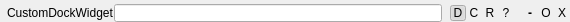
<?xml version="1.0" encoding="UTF-8"?>
<ui version="4.0">
 <class>Form</class>
 <widget class="QWidget" name="Form">
  <property name="geometry">
   <rect>
    <x>0</x>
    <y>0</y>
    <width>570</width>
    <height>22</height>
   </rect>
  </property>
  <property name="sizePolicy">
   <sizepolicy hsizetype="Preferred" vsizetype="Fixed">
    <horstretch>0</horstretch>
    <verstretch>0</verstretch>
   </sizepolicy>
  </property>
  <property name="minimumSize">
   <size>
    <width>0</width>
    <height>22</height>
   </size>
  </property>
  <property name="maximumSize">
   <size>
    <width>16777215</width>
    <height>22</height>
   </size>
  </property>
  <property name="windowTitle">
   <string>Form</string>
  </property>
  <layout class="QHBoxLayout" name="horizontalLayout">
   <property name="spacing">
    <number>0</number>
   </property>
   <property name="leftMargin">
    <number>0</number>
   </property>
   <property name="topMargin">
    <number>4</number>
   </property>
   <property name="rightMargin">
    <number>0</number>
   </property>
   <property name="bottomMargin">
    <number>0</number>
   </property>
   <item>
    <widget class="QLabel" name="icon_label"/>
   </item>
   <item>
    <widget class="QLabel" name="title_label">
     <property name="lineWidth">
      <number>0</number>
     </property>
     <property name="text">
      <string>CustomDockWidget</string>
     </property>
    </widget>
   </item>
   <item>
    <widget class="QLineEdit" name="title_edit">
     <property name="sizePolicy">
      <sizepolicy hsizetype="Expanding" vsizetype="Fixed">
       <horstretch>1</horstretch>
       <verstretch>0</verstretch>
      </sizepolicy>
     </property>
    </widget>
   </item>
   <item>
    <spacer name="horizontalSpacer_2">
     <property name="orientation">
      <enum>Qt::Horizontal</enum>
     </property>
     <property name="sizeHint" stdset="0">
      <size>
       <width>8</width>
       <height>0</height>
      </size>
     </property>
    </spacer>
   </item>
   <item>
    <widget class="QPushButton" name="dockable_button">
     <property name="minimumSize">
      <size>
       <width>16</width>
       <height>16</height>
      </size>
     </property>
     <property name="maximumSize">
      <size>
       <width>16</width>
       <height>16</height>
      </size>
     </property>
     <property name="toolTip">
      <string>Toggle Dockable</string>
     </property>
     <property name="styleSheet">
      <string notr="true">text-align: center; padding: 0px; margin: 0px</string>
     </property>
     <property name="text">
      <string>D</string>
     </property>
     <property name="iconSize">
      <size>
       <width>16</width>
       <height>16</height>
      </size>
     </property>
     <property name="checkable">
      <bool>true</bool>
     </property>
     <property name="checked">
      <bool>true</bool>
     </property>
     <property name="flat">
      <bool>true</bool>
     </property>
    </widget>
   </item>
   <item>
    <widget class="QPushButton" name="configuration_button">
     <property name="minimumSize">
      <size>
       <width>16</width>
       <height>16</height>
      </size>
     </property>
     <property name="maximumSize">
      <size>
       <width>16</width>
       <height>16</height>
      </size>
     </property>
     <property name="toolTip">
      <string>Configuration</string>
     </property>
     <property name="styleSheet">
      <string notr="true">text-align: center; padding: 0px; margin: 0px</string>
     </property>
     <property name="text">
      <string>C</string>
     </property>
     <property name="iconSize">
      <size>
       <width>16</width>
       <height>16</height>
      </size>
     </property>
     <property name="flat">
      <bool>true</bool>
     </property>
    </widget>
   </item>
   <item>
    <widget class="QPushButton" name="reload_button">
     <property name="minimumSize">
      <size>
       <width>16</width>
       <height>16</height>
      </size>
     </property>
     <property name="maximumSize">
      <size>
       <width>16</width>
       <height>16</height>
      </size>
     </property>
     <property name="toolTip">
      <string>Reload</string>
     </property>
     <property name="styleSheet">
      <string notr="true">text-align: center; padding: 0px; margin: 0px</string>
     </property>
     <property name="text">
      <string>R</string>
     </property>
     <property name="iconSize">
      <size>
       <width>16</width>
       <height>16</height>
      </size>
     </property>
     <property name="flat">
      <bool>true</bool>
     </property>
    </widget>
   </item>
   <item>
    <widget class="QPushButton" name="help_button">
     <property name="sizePolicy">
      <sizepolicy hsizetype="Fixed" vsizetype="Fixed">
       <horstretch>0</horstretch>
       <verstretch>0</verstretch>
      </sizepolicy>
     </property>
     <property name="minimumSize">
      <size>
       <width>16</width>
       <height>16</height>
      </size>
     </property>
     <property name="maximumSize">
      <size>
       <width>16</width>
       <height>16</height>
      </size>
     </property>
     <property name="toolTip">
      <string>Help</string>
     </property>
     <property name="styleSheet">
      <string notr="true">text-align: center; padding: 0px; margin: 0px</string>
     </property>
     <property name="text">
      <string>?</string>
     </property>
     <property name="iconSize">
      <size>
       <width>16</width>
       <height>16</height>
      </size>
     </property>
     <property name="flat">
      <bool>true</bool>
     </property>
    </widget>
   </item>
   <item>
    <spacer name="horizontalSpacer">
     <property name="orientation">
      <enum>Qt::Horizontal</enum>
     </property>
     <property name="sizeType">
      <enum>QSizePolicy::Fixed</enum>
     </property>
     <property name="sizeHint" stdset="0">
      <size>
       <width>8</width>
       <height>0</height>
      </size>
     </property>
    </spacer>
   </item>
   <item>
    <widget class="QPushButton" name="minimize_button">
     <property name="minimumSize">
      <size>
       <width>16</width>
       <height>16</height>
      </size>
     </property>
     <property name="maximumSize">
      <size>
       <width>16</width>
       <height>16</height>
      </size>
     </property>
     <property name="font">
      <font>
       <weight>75</weight>
       <bold>true</bold>
      </font>
     </property>
     <property name="toolTip">
      <string>Minimize</string>
     </property>
     <property name="styleSheet">
      <string notr="true">text-align: center; padding: 0px; margin: 0px</string>
     </property>
     <property name="text">
      <string>-</string>
     </property>
     <property name="iconSize">
      <size>
       <width>16</width>
       <height>16</height>
      </size>
     </property>
     <property name="flat">
      <bool>true</bool>
     </property>
    </widget>
   </item>
   <item>
    <widget class="QPushButton" name="float_button">
     <property name="sizePolicy">
      <sizepolicy hsizetype="Fixed" vsizetype="Fixed">
       <horstretch>0</horstretch>
       <verstretch>0</verstretch>
      </sizepolicy>
     </property>
     <property name="minimumSize">
      <size>
       <width>16</width>
       <height>16</height>
      </size>
     </property>
     <property name="maximumSize">
      <size>
       <width>16</width>
       <height>16</height>
      </size>
     </property>
     <property name="toolTip">
      <string>Toggle Floating</string>
     </property>
     <property name="styleSheet">
      <string notr="true">text-align: center; padding: 0px; margin: 0px</string>
     </property>
     <property name="text">
      <string>O</string>
     </property>
     <property name="iconSize">
      <size>
       <width>16</width>
       <height>16</height>
      </size>
     </property>
     <property name="flat">
      <bool>true</bool>
     </property>
    </widget>
   </item>
   <item>
    <widget class="QPushButton" name="close_button">
     <property name="sizePolicy">
      <sizepolicy hsizetype="Fixed" vsizetype="Fixed">
       <horstretch>0</horstretch>
       <verstretch>0</verstretch>
      </sizepolicy>
     </property>
     <property name="minimumSize">
      <size>
       <width>16</width>
       <height>16</height>
      </size>
     </property>
     <property name="maximumSize">
      <size>
       <width>16</width>
       <height>16</height>
      </size>
     </property>
     <property name="toolTip">
      <string>Close</string>
     </property>
     <property name="styleSheet">
      <string notr="true">text-align: center; padding: 0px; margin: 0px</string>
     </property>
     <property name="text">
      <string>X</string>
     </property>
     <property name="iconSize">
      <size>
       <width>16</width>
       <height>16</height>
      </size>
     </property>
     <property name="flat">
      <bool>true</bool>
     </property>
    </widget>
   </item>
  </layout>
 </widget>
 <resources/>
 <connections/>
</ui>
